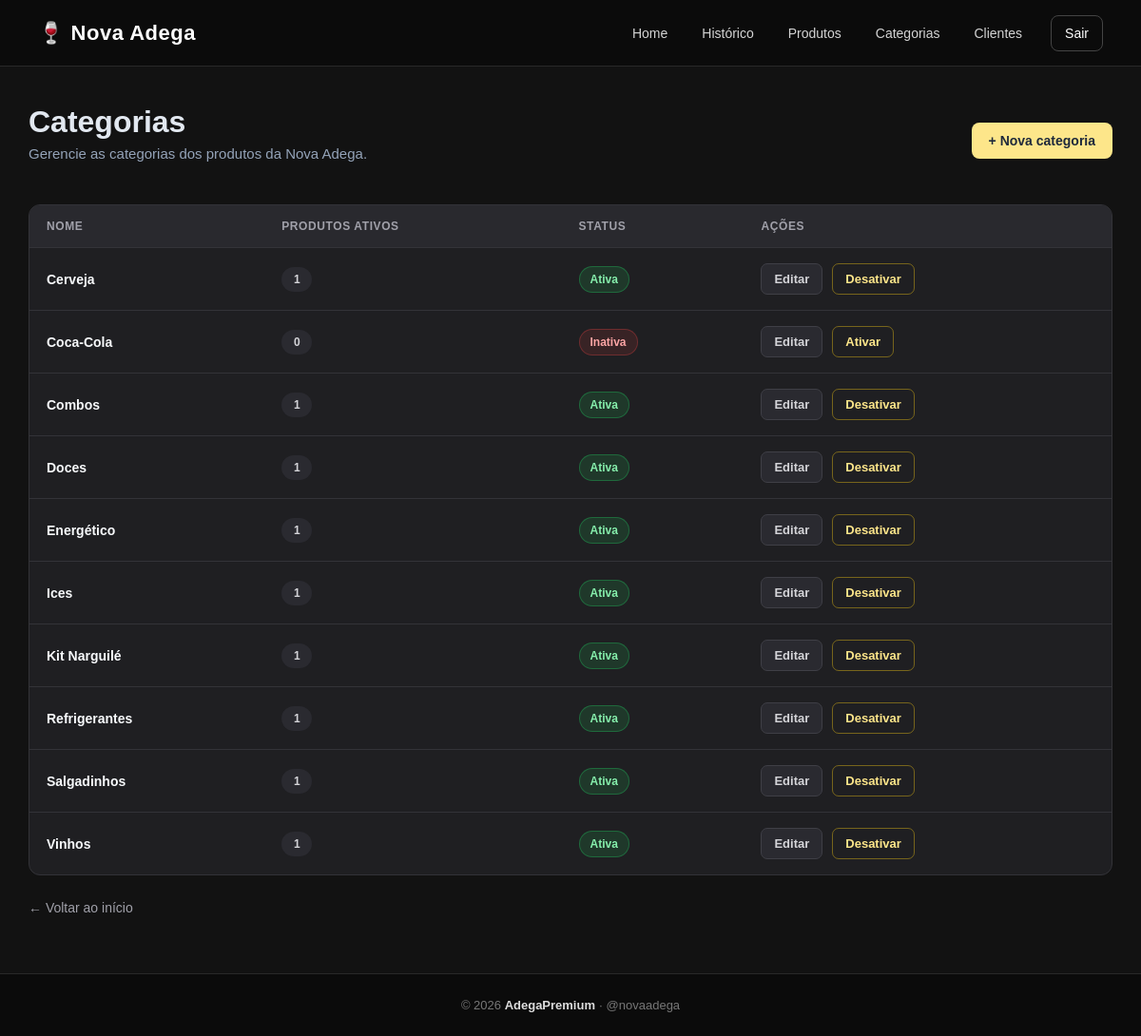
The page /categorias/ (signed in) on the database its author committed.
### app/models/categoria.py (models this page shows)
class Categoria(Base):
    __tablename__ = "categorias"
    id = Column(
        Integer,
        primary_key=True,
        autoincrement=True,
        index=True
    )
    nome = Column(
        String(100),
        nullable=False,
        unique=True
    )
    ativo = Column(
        Boolean,
        nullable=False,
        default=True
    )
    produtos = relationship(
        "Produto",
        back_populates="categoria",
        lazy="select"
    )

### app/controllers/categoria_controller.py (the view)
@router.get("/")
def listar_categorias(
    request: Request,
    db: Session = Depends(get_db),
    admin = Depends(get_admin)
):
    categorias = db.query(Categoria).order_by(Categoria.nome).all()
    return templates.TemplateResponse(
        request,
        "categorias/index.html",
        {
            "request":    request,
            "usuario":    admin,
            "categorias": categorias,
        }
    )

### app/templates/categorias/index.html (shortened to what this page needs)
{% extends "base.html" %}
{% block styles %}
<link rel="stylesheet" href="/static/css/categorias.css">
{% endblock %}
{% block content %}
<main class="container">
    <section class="titulo-pagina">
        <div>
            <h1>
                Categorias
            </h1>
            <p>
                Gerencie as categorias dos produtos da Nova Adega.
            </p>
        </div>
        <a
            href="/categorias/nova"
            class="btn-nova"
        >
            + Nova categoria
        </a>
    </section>
    <section class="tabela-container">
        <table>
            <thead>
                <tr>
                    <th>
                        Nome
                    </th>
                    <th>
                        Produtos ativos
                    </th>
                    <th>
                        Status
                    </th>
                    <th>
                        Ações
                    </th>
                </tr>
            </thead>
            <tbody>
                {% for c in categorias %}
                <tr>
                    <td class="categoria-nome">
                        {{ c.nome }}
                    </td>
                    <td>
                        <span class="quantidade-produtos">
                            {{
                                c.produtos
                                | selectattr('ativo')
                                | list
                                | length
                            }}
                        </span>
                    </td>
                    <td>
                        {% if c.ativo %}
                        <span class="status ativo">
                            Ativa
                        </span>
                        {% else %}
                        <span class="status inativo">
                            Inativa
                        </span>
                        {% endif %}
                    </td>
                    <td>
                        <div class="acoes">
                            <a
                                href="/categorias/{{ c.id }}/editar"
                                class="btn-editar"
                            >
                                Editar
                            </a>
                            <form
                                action="/categorias/{{ c.id }}/toggle-ativo"
                                method="post"
                            >
                                <button
                                    type="submit"
                                    class="btn-status"
                                >
                                    {{
                                        "Desativar"
                                        if c.ativo
                                        else "Ativar"
                                    }}
                                </button>
                            </form>
                        </div>
                    </td>
                </tr>
                {% endfor %}
            </tbody>
        </table>
    </section>
    <div class="voltar">
        <a href="/">
            ← Voltar ao início
        </a>
    </div>
</main>
{% endblock %}

### app/static/CSS/home.css (style rules this page uses)
* { box-sizing: border-box; }
html { min-height: 100%; }
body { margin: 0; padding: 0; min-height: 100vh; font-family: Arial, Helvetica, sans-serif; background: #121212; color: #f9fafb; display: flex; flex-direction: column; }

### app/static/CSS/categorias.css (style rules this page uses)
.container { width: 100%; max-width: 1200px; margin: 0 auto; padding: 40px 30px 60px; box-sizing: border-box; }
.titulo-pagina { display: flex; justify-content: space-between; align-items: center; gap: 20px; margin-bottom: 30px; }
.titulo-pagina h1 { margin: 0; font-size: 32px; color: #e2e8f0; }
.titulo-pagina p { margin-top: 6px; color: #94a3b8; font-size: 15px; }
.btn-nova { display: inline-flex; align-items: center; justify-content: center; padding: 11px 18px; background: #FDE68A ; color: #1e293b; border-radius: 8px; text-decoration: none; font-size: 14px; font-weight: 700; transition: transform 0.2s, opacity 0.2s; }
.tabela-container { width: 100%; overflow-x: auto; background: #1f1f22; border: 1px solid #333338; border-radius: 12px; }
.tabela-container table { width: 100%; border-collapse: collapse; min-width: 650px; }
.tabela-container thead { background: #29292e; }
.tabela-container th { padding: 15px 18px; text-align: left; color: #a1a1aa; font-size: 12px; text-transform: uppercase; letter-spacing: 0.05em; border-bottom: 1px solid #333338; }
.tabela-container td { padding: 16px 18px; color: #e4e4e7; font-size: 14px; border-bottom: 1px solid #333338; }
.tabela-container tbody tr { transition: background 0.2s; }
.tabela-container tbody tr:last-child td { border-bottom: none; }
.categoria-nome { font-weight: 600; color: #f8fafc !important; }
.quantidade-produtos { display: inline-flex; align-items: center; justify-content: center; min-width: 32px; height: 26px; padding: 0 9px; background: #2a2a30; border-radius: 999px; color: #d4d4d8; font-size: 12px; font-weight: 600; }
.status { display: inline-flex; align-items: center; justify-content: center; padding: 6px 11px; border-radius: 999px; font-size: 12px; font-weight: 700; }
.status.ativo { background: rgba(34, 197, 94, 0.15); color: #86efac; border: 1px solid rgba(34, 197, 94, 0.35); }
.status.inativo { background: rgba(239, 68, 68, 0.12); color: #fca5a5; border: 1px solid rgba(239, 68, 68, 0.3); }
.acoes { display: flex; align-items: center; gap: 10px; }
.acoes form { margin: 0; }
.btn-editar { display: inline-flex; align-items: center; justify-content: center; padding: 8px 13px; background: #2a2a30; color: #d4d4d8; border: 1px solid #3f3f46; border-radius: 7px; text-decoration: none; font-size: 13px; font-weight: 600; transition: background 0.2s, transform 0.2s; }
.btn-status { padding: 8px 13px; background: transparent; color: #FDE68A ; border: 1px solid rgba(250, 204, 21, 0.4); border-radius: 7px; font-size: 13px; font-weight: 600; cursor: pointer; transition: background 0.2s, transform 0.2s; }
.voltar { margin-top: 25px; }
.voltar a { color: #a1a1aa; text-decoration: none; font-size: 14px; transition: color 0.2s; }

### rows shown on the page
Categoria: nome "Cerveja", produtos|selectattr "1", shows "Ativa", ativo "Desativar"
Categoria: nome "Coca-Cola", produtos|selectattr "0", shows "Inativa", ativo "Ativar"
Categoria: nome "Combos", produtos|selectattr "1", shows "Ativa", ativo "Desativar"
Categoria: nome "Doces", produtos|selectattr "1", shows "Ativa", ativo "Desativar"
Categoria: nome "Energético", produtos|selectattr "1", shows "Ativa", ativo "Desativar"
Categoria: nome "Ices", produtos|selectattr "1", shows "Ativa", ativo "Desativar"
Categoria: nome "Kit Narguilé", produtos|selectattr "1", shows "Ativa", ativo "Desativar"
Categoria: nome "Refrigerantes", produtos|selectattr "1", shows "Ativa", ativo "Desativar"
Categoria: nome "Salgadinhos", produtos|selectattr "1", shows "Ativa", ativo "Desativar"
Categoria: nome "Vinhos", produtos|selectattr "1", shows "Ativa", ativo "Desativar"
